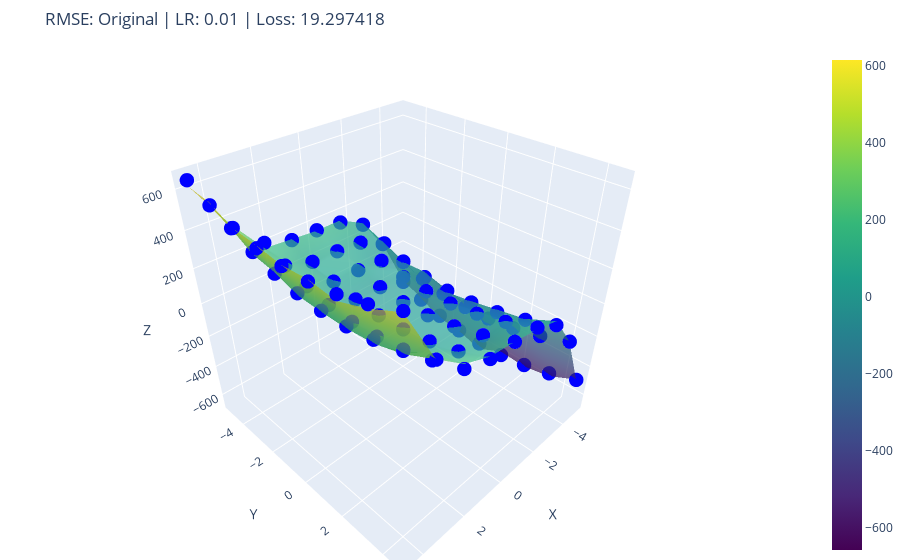

Here is the notebook cell this chart was saved with:
### Markdown cell above
### RMSE

### Code cell
# Filtrar e selecionar o melhor resultado RMSE corretamente
best_rmse_results = df_result[df_result['Loss_Function'] == 'RMSE']
best_rmse = best_rmse_results.loc[best_rmse_results['Final_Loss'].idxmin()]
best_w = best_rmse['Final_Weights']
feature_set_used = best_rmse['Feature_Set']

print("Melhor resultado RMSE:")
print(f"Feature Set: {feature_set_used}")
print(f"Learning Rate: {best_rmse['Learning_Rate']}")
print(f"Final Loss: {best_rmse['Final_Loss']}")
print(f"Pesos: {best_w}")

# Determinar qual conjunto de dados usar para predição
if feature_set_used == 'Min-Max Normalized':
    x_data = features_normalized['x'].values
    y_data = features_normalized['y'].values
elif feature_set_used == 'Padronized':
    x_data = features_pradonized['x'].values
    y_data = features_pradonized['y'].values
else:
    x_data = df['x'].values
    y_data = df['y'].values

# Criar função de predição
f_pred = make_function(best_w)

# Gerar predições para os pontos existentes
predictions = [f_pred(x, y) for x, y in zip(x_data, y_data)]

# Criar superfície com dados originais
df_pivot = df.pivot(index='y', columns='x', values='z')
x_axis = df_pivot.columns.values
y_axis = df_pivot.index.values
z_grid = df_pivot.values

fig = go.Figure()

# Superfície original
fig.add_trace(go.Surface(
    x=x_axis,
    y=y_axis,
    z=z_grid,
    colorscale='Viridis',
    opacity=0.7,
    name='Dados Originais'
))

# Pontos preditos
fig.add_trace(go.Scatter3d(
    x=df['x'],  # Sempre use coordenadas originais para visualização
    y=df['y'],
    z=predictions,
    mode='markers',
    marker=dict(size=5, color='blue', symbol='circle'),
    name='Predições',
))

fig.update_layout(
    title=f'RMSE: {feature_set_used} | LR: {best_rmse["Learning_Rate"]} | Loss: {best_rmse["Final_Loss"]:.6f}',
    scene=dict(
        xaxis_title='X',
        yaxis_title='Y',
        zaxis_title='Z'
    ),
    margin=dict(l=0, r=0, b=0, t=50)
)

fig.show()

### Figure 1 — Plotly figure (JSON) as saved in the notebook; plotly's stock layout.template omitted (floating-point values rounded to 4 significant figures)
{"data": [{"colorscale": [[0, "#440154"], [0.1111, "#482878"], [0.2222, "#3e4989"], [0.3333, "#31688e"], [0.4444, "#26828e"], [0.5556, "#1f9e89"], [0.6667, "#35b779"], [0.7778, "#6ece58"], [0.8889, "#b5de2b"], [1, "#fde725"]], "name": "Dados Originais", "opacity": 0.7, "type": "surface", "x": [-5.0, -3.8, -2.6, -1.4, -0.2, 1.0, 2.2, 3.4, 4.6], "y": [-5.0, -3.8, -2.6, -1.4, -0.2, 1.0, 2.2, 3.4, 4.6], "z": [[-459.0, -142.9, 75.41, 152.7, 150.6, 163.3, 176.5, 372.3, 612.7], [-520.4, -178.1, 23.71, 67.24, 94.1, 72.25, 170.6, 275.6, 595.5], [-593.0, -235.0, -42.78, 0.7325, 80.1, 59.4, 152.3, 253.5, 534.9], [-606.8, -209.0, -34.59, 45.21, 4.504, 10.31, 94.19, 207.1, 522.4], [-657.4, -241.4, -87.26, -15.57, 25.89, 13.36, 57.16, 200.5, 502.3], [-586.1, -308.3, -65.33, 4.347, 22.13, 27.72, 77.81, 201.1, 512.6], [-598.5, -226.5, -35.55, 36.58, 34.32, 25.95, 71.56, 215.0, 496.1], [-569.7, -223.0, -6.816, 67.91, 58.18, 78.59, 170.2, 257.7, 545.6], [-493.1, -142.5, 66.7, 105.1, 131.2, 149.0, 209.0, 329.3, 614.7]]}, {"marker": {"color": "blue", "size": 5, "symbol": "circle"}, "mode": "markers", "name": "Predições", "type": "scatter3d", "x": [-5.0, -5.0, -5.0, -5.0, -5.0, -5.0, -5.0, -5.0, -5.0, -3.8, -3.8, -3.8, -3.8, -3.8, -3.8, -3.8, -3.8, -3.8, -2.6, -2.6, -2.6, -2.6, -2.6, -2.6, -2.6, -2.6, -2.6, -1.4, -1.4, -1.4, -1.4, -1.4, -1.4, -1.4, -1.4, -1.4, -0.2, -0.2, -0.2, -0.2, -0.2, -0.2, -0.2, -0.2, -0.2, 1.0, 1.0, 1.0, 1.0, 1.0, 1.0, 1.0, 1.0, 1.0, 2.2, 2.2, 2.2, 2.2, 2.2, 2.2, 2.2, 2.2, 2.2, 3.4, 3.4, 3.4, 3.4, 3.4, 3.4, 3.4, 3.4, 3.4, 4.6, 4.6, 4.6, 4.6, 4.6, 4.6, 4.6, 4.6, 4.6], "y": [-5.0, -3.8, -2.6, -1.4, -0.2, 1.0, 2.2, 3.4, 4.6, -5.0, -3.8, -2.6, -1.4, -0.2, 1.0, 2.2, 3.4, 4.6, -5.0, -3.8, -2.6, -1.4, -0.2, 1.0, 2.2, 3.4, 4.6, -5.0, -3.8, -2.6, -1.4, -0.2, 1.0, 2.2, 3.4, 4.6, -5.0, -3.8, -2.6, -1.4, -0.2, 1.0, 2.2, 3.4, 4.6, -5.0, -3.8, -2.6, -1.4, -0.2, 1.0, 2.2, 3.4, 4.6, -5.0, -3.8, -2.6, -1.4, -0.2, 1.0, 2.2, 3.4, 4.6, -5.0, -3.8, -2.6, -1.4, -0.2, 1.0, 2.2, 3.4, 4.6, -5.0, -3.8, -2.6, -1.4, -0.2, 1.0, 2.2, 3.4, 4.6], "z": [-471.6, -532.7, -577.1, -604.8, -615.9, -610.4, -588.2, -549.3, -493.8, -120.4, -181.5, -225.9, -253.7, -264.8, -259.2, -237.0, -198.2, -142.6, 66.32, 5.258, -39.15, -66.91, -78.01, -72.46, -50.25, -11.4, 44.11, 140.6, 79.53, 35.12, 7.365, -3.737, 1.814, 24.02, 62.88, 118.4, 154.3, 93.23, 48.82, 21.07, 9.964, 15.51, 37.72, 76.58, 132.1, 159.3, 98.28, 53.87, 26.11, 15.01, 20.56, 42.77, 81.62, 137.1, 207.6, 146.6, 102.2, 74.43, 63.32, 68.87, 91.08, 129.9, 185.4, 351.1, 290.1, 245.7, 217.9, 206.8, 212.4, 234.6, 273.4, 328.9, 641.7, 580.7, 536.3, 508.5, 497.4, 503.0, 525.2, 564.0, 619.5]}], "layout": {"margin": {"b": 0, "l": 0, "r": 0, "t": 50}, "scene": {"xaxis": {"title": {"text": "X"}}, "yaxis": {"title": {"text": "Y"}}, "zaxis": {"title": {"text": "Z"}}}, "title": {"text": "RMSE: Original | LR: 0.01 | Loss: 19.297418"}}}
